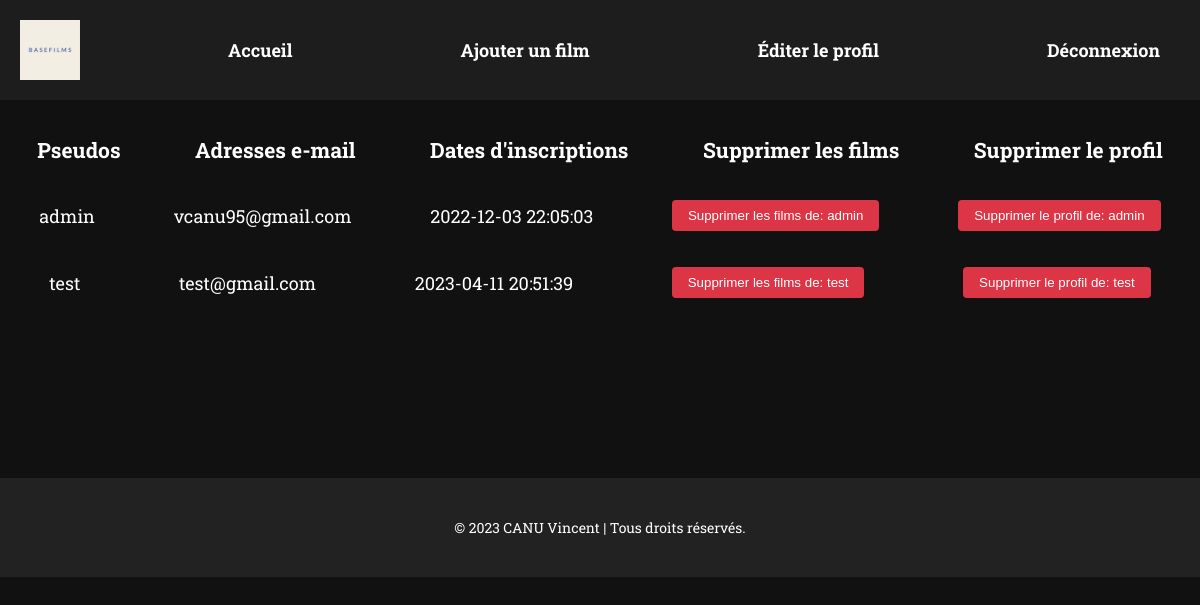
/Code/BaseFilms/users.php (signed in), run on the app's committed database.
### tables this page shows
CREATE TABLE `vc_utilisateurs` (
  `id` int(11) NOT NULL,
  `username` varchar(255) NOT NULL,
  `mail` varchar(255) NOT NULL,
  `password` varchar(255) NOT NULL,
  `inscr_date` datetime NOT NULL DEFAULT CURRENT_TIMESTAMP
);

### Code/BaseFilms/co.php (called while the page is built)
<?php
class BDD{
    private $host = "localhost";
    private $port = "8889";
    private $db = "projet";
    private $user = "root";
    private $pwd = 'root';
    protected $co = false;
    public function __construct(){
        if($this->co == false){
            try{
                $this->co = new PDO("mysql:host=$this->host;
                port=$this->port;
                dbname=$this->db", $this->user, $this->pwd);
                $this->co->exec("SET NAMES 'UTF8'");
                $this->co->exec( "SET CHARACTER SET utf8" );
            }
            catch(Exception $e){
                die('Erreur' .$e->getMessage());
            }
        }
    }
}
?>

### Code/BaseFilms/CategorieManager.php (called while the page is built, shortened)
<?php
class CategorieManager extends BDD{
    public function users(){
        $sql = "SELECT * FROM vc_utilisateurs ORDER BY 'id' DESC";
        $select = $this->co->prepare($sql);
        $select->execute();
        $var = $select->fetchAll();
        return $var;
    }
}

### Code/BaseFilms/users.php (the view, shortened to what this page needs)
<!DOCTYPE html>
<head>
    <link rel="stylesheet" href="users.css" />
</head>
<body>
    <?php
        include 'menu.php' ;
    ?>
        <div class="content">
                <h3>Pseudos</h3>
                <h3>Adresses e-mail</h3>
                <h3>Dates d'inscriptions</h3>
                <h3>Supprimer les films</h3>
                <h3>Supprimer le profil</h3>
        </div>
        <?php
            $bdd = new CategorieManager();
            foreach ($bdd->users() as $user) {
                echo "<div class='content'>
                <p>".$user['username']."</p>
                <p>".$user['mail']."</p>
                <p>".$user['inscr_date']."</p>
                <form action='' method='POST'>
                     <input type='submit' name='remove_films' value='Supprimer les films de: ".$user['username']."'>
                </form>
                <form action='' method='POST'>
                    <input type='submit' name='delete_user' value='Supprimer le profil de: ".$user['username']."'>
                </form>
                </div>";
            }
        ?>
<footer class="users_footer"><?php include 'footer.php' ?></footer>
</body>
</html>

### Code/BaseFilms/menu.php (shortened to what this page needs)
<?php
require_once 'co.php';
require_once 'CategorieManager.php';
?>
<!DOCTYPE html>
<head>
    <link rel="stylesheet" href="menu.css"/>
</head>
<body>
    <div class="menu_body">
    <img class="logo" src="images/logo.png" alt="BaseFilm">
    <?php
    if(isset($_SESSION) && array_key_exists('username', $_SESSION)){
        echo '<li><a href="index.php" title="Accueil">Accueil</a></li>',
        '<li><a href="add_film.php">Ajouter un film</a></li>',
        '<li><a href= "profile_edit.php" title="Edit_Profile">Éditer le profil </a></li>',
        '<li><a href="deconnexion.php" title="Déconnexion">Déconnexion</a></li>';
    }
    else{
        echo '<li><a href="inscription.php" title="Inscription">Inscription</a></li>',
        '<li><a href="connexion.php" title="Connexion">Connexion</a></li>';
    }
    ?>
    </div>
</body>
</html>

### Code/BaseFilms/footer.php (shortened to what this page needs)
<!DOCTYPE html>
<html lang="en">
<head>
    <link rel="stylesheet" href="footer.css" />
</head>
<body>
<footer class="copyrights" style="text-align: center;">
    <p class="footer_txt">
        ©
        <?php
            $date = new DateTime('now');
            echo $date->format('Y');
        ?>
        CANU Vincent | Tous droits réservés.
    </p>
</footer>
</body>
</html>

### Code/BaseFilms/users.css (style rules this page uses)
body { font-family: 'Roboto Slab', serif; }
a { text-decoration: none; color: white; }
.content { margin-top: 3%; display: flex; flex-direction: row; justify-content: center; align-items: center; }
p, h3, form { margin-left: auto; margin-right: auto; }
.users_footer { margin-top: 15%; }
input { background-color: #dc3545; border: none; color: white; padding: 0.5rem 1rem; text-align: center; text-decoration: none; border-radius: 0.25rem; margin-right: -50%; }

### Code/BaseFilms/menu.css (style rules this page uses)
* { padding: 0; margin: 0; }
.menu_body { background-color: #1d1d1d; display: flex; align-items: center; justify-content: space-between; padding: 10px 20px; height: 80px; }
.logo { height: 60px; }
.menu_body li { list-style: none; display: inline-block; margin-right: 20px; }
.menu_body a { color: #fff; text-decoration: none; font-size: 18px; font-weight: bold; font-family: 'Roboto Slab', serif; transition: color 0.2s ease-in-out; }

### Code/BaseFilms/footer.css (style rules this page uses)
body { background-color: #111; color: #fff; font-family: 'Roboto Slab', serif; font-size: 18px; }
footer { padding: 20px; background-color: #222; color: #fff; text-align: center; }
.footer_txt { margin: 0; font-size: 14px; }

### data on the page
vc_utilisateurs: username "admin", mail "vcanu95@gmail.com", inscr_date "2022-12-03 22:05:03", remove_films "Supprimer les films de: admin", delete_user "Supprimer le profil de: admin"
vc_utilisateurs: username "test", mail "test@gmail.com", inscr_date "2023-04-11 20:51:39", remove_films "Supprimer les films de: test", delete_user "Supprimer le profil de: test"
